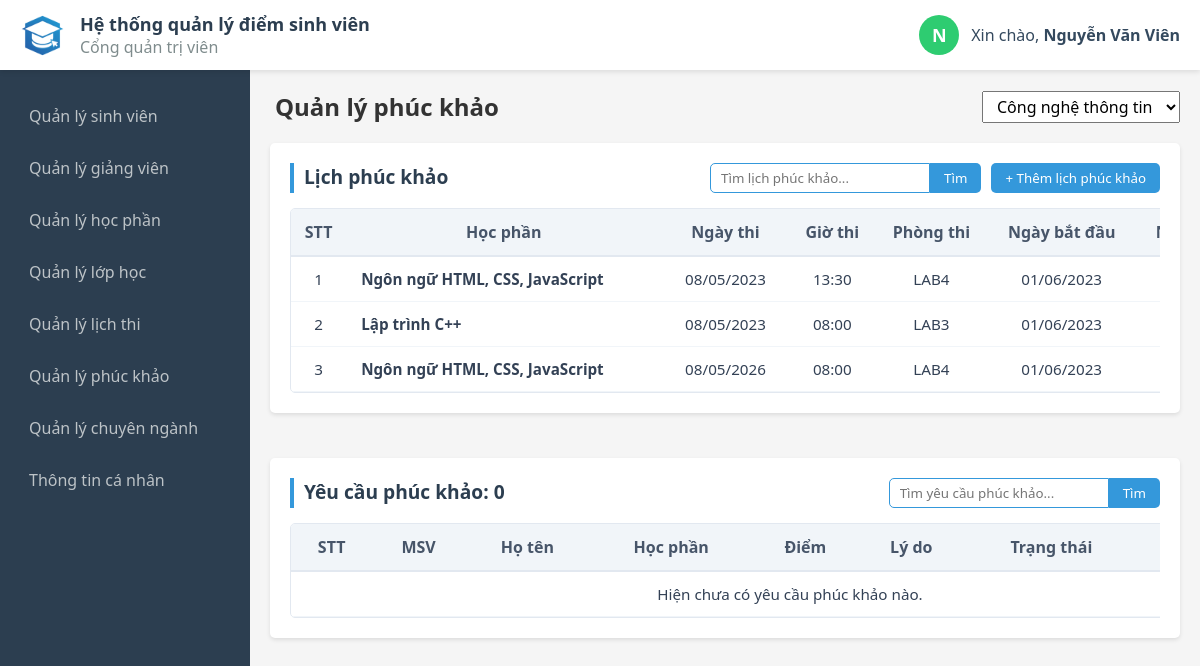
The page /admin/grade.php?faculty=1 (signed in) on the database its author committed.
### tables this page shows
CREATE TABLE `profile` (
  `id` int(4) NOT NULL,
  `account_id` int(4) NOT NULL,
  `avatar` varchar(255) DEFAULT NULL,
  `first_name` varchar(10) NOT NULL,
  `last_name` varchar(20) NOT NULL,
  `dob` date NOT NULL,
  `gender` enum('Nam','Nữ','Khác') NOT NULL,
  `email` varchar(30) DEFAULT NULL,
  `phone` varchar(10) DEFAULT NULL,
  `address` varchar(50) DEFAULT NULL,
  `year` varchar(10) DEFAULT NULL,
  `academic_year` varchar(15) DEFAULT NULL,
  `faculty_id` int(11) DEFAULT NULL,
  `major_id` int(11) DEFAULT NULL
);

CREATE TABLE `exam_sessions` (
  `id` int(11) NOT NULL,
  `class_id` int(11) NOT NULL,
  `exam_date` date NOT NULL,
  `exam_time` time NOT NULL,
  `room` varchar(50) NOT NULL,
  `date_start` datetime NOT NULL,
  `date_end` datetime NOT NULL
);

CREATE TABLE `subjects` (
  `id` int(11) NOT NULL,
  `major_id` int(11) DEFAULT NULL,
  `subject_code` varchar(6) NOT NULL,
  `subject_name` varchar(255) NOT NULL,
  `credit` int(1) NOT NULL,
  `description` text DEFAULT NULL,
  `semester` int(11) DEFAULT 1,
  `is_e` enum('0','1','2') NOT NULL DEFAULT '0',
  `total_sessions` int(11) DEFAULT 15
);

### admin/grade.php (the view, shortened to what this page needs)
<?php
require '../db_connection.php';
$faculties_res = mysqli_query($conn, "SELECT * FROM faculties ORDER BY faculty_name ASC");
$faculties = [];
while($f = mysqli_fetch_assoc($faculties_res)) {
    $faculties[] = $f;
}
$search = isset($_GET['search']) ? mysqli_real_escape_string($conn, $_GET['search']) : '';
$faculty_id = isset($_GET['faculty']) ? mysqli_real_escape_string($conn, $_GET['faculty']) : '';
$sql_sessions = "SELECT rs.*, s.subject_name
                 FROM exam_sessions rs
                 JOIN subjects s ON rs.class_id = s.id
                 JOIN majors m ON s.major_id = m.id
                 WHERE m.faculty_id = '$faculty_id'";
$sql_sessions .= " ORDER BY rs.exam_date ASC";
$res_sessions = mysqli_query($conn, $sql_sessions);
$sql_requests = "SELECT rr.*, s.subject_name, p.first_name, p.last_name, a.code as student_code
                 FROM re_exam_requests rr
                 JOIN subjects s ON rr.subject_id = s.id
                 JOIN account a ON rr.account_id = a.id
                 JOIN profile p ON a.id = p.account_id
                 JOIN majors m ON s.major_id = m.id
                 WHERE m.faculty_id = '$faculty_id'
                 ORDER BY rr.created_at DESC";
$res_requests = mysqli_query($conn, $sql_requests);
$total_count_req = mysqli_num_rows($res_requests);
?>
<!DOCTYPE html>
<html lang="en">
<head>
    <link rel="stylesheet" href="../css/admin.css">
</head>
<body>
    <?php include 'header.php' ?>
    <main class="main-container">
        <div class="title-container">
            <h2>Quản lý phúc khảo</h2>
            <div class="filter-group">
                <select id="faculty-select" onchange="filterByFaculty(this.value)">
                    <?php foreach($faculties as $f): ?> <option value="<?= $f['id'] ?>" <?= ($faculty_id == $f['id']) ? 'selected' : '' ?>>
                            <?= htmlspecialchars($f['faculty_name']) ?>
                        </option>
                    <?php endforeach; ?>
                </select>
            </div>
        </div>
        <div class="table-container">
            <div class="table-card">
                <div class="table-title">
                    <h3>Lịch phúc khảo</h3>
                    <div class="table-btn">
                        <form action="" method="GET" class="search-form">
                            <input type="text" name="search" placeholder="Tìm lịch phúc khảo..."
                                value="<?= htmlspecialchars($search) ?>">
                            <button type="submit" class="btn-search">Tìm</button>
                        </form>
                        <button class="btn-add" onclick="openAddModal()">+ Thêm lịch phúc khảo</button>
                    </div>
                </div>
                <div class="sv-table">
                    <table>
                        <thead>
                            <tr>
                                <th>STT</th>
                                <th>Học phần</th>
                                <th>Ngày thi</th>
                                <th>Giờ thi</th>
                                <th>Phòng thi</th>
                                <th>Ngày bắt đầu</th>
                                <th>Ngày kết thúc</th>
                            </tr>
                        </thead>
                        <tbody>
                            <?php
                            $stt = 1;
                            if(mysqli_num_rows($res_sessions) > 0):
                                while($row = mysqli_fetch_assoc($res_sessions)):
                            ?>
                            <tr>
                                <td align="center"><?= $stt++ ?></td>
                                <td><strong><?= htmlspecialchars($row['subject_name']) ?></strong></td>
                                <td align="center"><?= date('d/m/Y', strtotime($row['exam_date'])) ?></td>
                                <td align="center"><?= date('H:i', strtotime($row['exam_time'])) ?></td>
                                <td align="center"><?= htmlspecialchars($row['room']) ?></td>
                                <td align="center"><?= date('d/m/Y', strtotime($row['date_start'])) ?></td>
                                <td align="center"><?= date('d/m/Y', strtotime($row['date_end'])) ?></td>
                            </tr>
                            <?php endwhile; else: ?>
                                <tr><td colspan="7" align="center">Không tìm thấy ca phúc khảo nào.</td></tr>
                            <?php endif; ?>
                        </tbody>
                    </table>
                </div>
            </div>
        </div>
        <div class="table-container">
            <div class="table-card">
                <div class="table-title">
                    <h3>Yêu cầu phúc khảo: <span class="sv-count"><?= $total_count_req ?></span></h3>
                    <div class="table-btn">
                        <form action="" method="GET" class="search-form">
                            <input type="text" name="search" placeholder="Tìm yêu cầu phúc khảo..."
                                value="<?= htmlspecialchars($search) ?>">
                            <button type="submit" class="btn-search">Tìm</button>
                        </form>
                    </div>
                </div>
                <div class="sv-table">
                    <table>
                        <thead>
                            <tr>
                                <th>STT</th>
                                <th>MSV</th>
                                <th>Họ tên</th>
                                <th>Học phần</th>
                                <th>Điểm</th>
                                <th>Lý do</th>
                                <th>Trạng thái</th>
                                <th>Thao tác</th>
                            </tr>
                        </thead>
                        <tbody>
                            <?php
                            $stt = 1;
                            if ($total_count_req > 0):
                                while($req = mysqli_fetch_assoc($res_requests)): ?>
                            <tr>
                                <td align="center"><?= $stt++ ?></td>
                                <td align="center"><?= htmlspecialchars($req['student_code']) ?></td>
                                <td><?= htmlspecialchars($req['last_name'].' '.$req['first_name']) ?></td>
                                <td><?= htmlspecialchars($req['subject_name']) ?></td>
                                <td align="center" style="font-weight: bold; color: #e74c3c;">
                                    <?= isset($req['old_score']) ? $req['old_score'] : 'N/A' ?>
                                </td>
                                <td><small><?= htmlspecialchars($req['reason']) ?></small></td>
                                <td align="center">
                                    <span class="status-badge status-<?= str_replace(' ', '-', $req['status']) ?>">
                                        <?= $req['status'] ?>
                                    </span>
                                </td>
                                <td align="center">
                                    <div style="display: flex; gap: 5px; justify-content: center;">
                                        <?php if($req['status'] == 'Chờ duyệt'): ?>
                                            <button class="btn-edit" style="background:#27ae60">Duyệt</button>
                                            <button class="btn-delete">Từ chối</button>
                                        <?php else: ?>
                                            <span style="color:#999; font-size:12px;">Đã xử lý</span>
                                        <?php endif; ?>
                                    </div>
                                </td>
                            </tr>
                            <?php endwhile; else: ?>
                                <tr><td colspan="8" align="center">Hiện chưa có yêu cầu phúc khảo nào.</td></tr>
                            <?php endif; ?>
                        </tbody>
                    </table>
                </div>
            </div>
        </div>
    </main>
</body>
</html>

### admin/header.php (shortened to what this page needs)
<?php
require '../db_connection.php';
$user_id  = $_SESSION['id'] ?? 0;
$username = $_SESSION['username'] ?? 'user';
$full_name = "Chưa cập nhật";
$avatar_from_db = "";
if ($user_id > 0) {
    $sql = "SELECT p.first_name, p.last_name, p.avatar
            FROM account a
            LEFT JOIN profile p ON a.id = p.account_id
            WHERE a.id = ?";
    $stmt = $conn->prepare($sql);
    $stmt->bind_param("i", $user_id);
    $stmt->execute();
    $result = $stmt->get_result();
    if ($row = $result->fetch_assoc()) {
        $fname = trim($row['first_name'] ?? '');
        $lname = trim($row['last_name'] ?? '');
        if ($fname !== '' || $lname !== '') {
            $full_name = trim($lname . ' ' . $fname);
        }
    }
}
$first_letter = mb_strtoupper(mb_substr($full_name !== "Chưa cập nhật" ? $full_name : $username, 0, 1, 'UTF-8'), 'UTF-8');
$palette = ['#1abc9c', '#2ecc71', '#3498db', '#9b59b6', '#f1c40f', '#e67e22', '#e74c3c', '#34495e'];
$color_index = $user_id % count($palette);
$bg_color = $palette[$color_index];
?>
<!DOCTYPE html>
<html lang="en">
<head>
    <link rel="stylesheet" href="https://cdnjs.cloudflare.com/ajax/libs/font-awesome/6.5.2/css/all.min.css" />
    <link rel="stylesheet" href="../css/header.css">
</head>
<body>
    <div class="header">
        <div class="left-container">
            <img src="../images/logo.png" alt="" class="logo">
            <div class="content">
                <h1>Hệ thống quản lý điểm sinh viên</h1>
                <p>Cổng quản trị viên</p>
            </div>
        </div>
        <div class="right-container">
            <div class="user-profile">
                <div class="avatar-circle" style="background-color: <?php echo $bg_color; ?>;">
                    <?php if (!empty($avatar_from_db) && file_exists($avatar_from_db)): ?>
                        <img src="<?php echo $avatar_from_db; ?>" alt="User Avatar">
                    <?php else: ?>
                        <span><?php echo $first_letter; ?></span>
                    <?php endif; ?>
                </div>
                <p class="greeting-text">
                    Xin chào, <strong><?php echo htmlspecialchars($full_name); ?></strong>
                </p>
            </div>
        </div>
    </div>
    <div class="sidebar">
        <ul>
            <li><a href="../admin/student.php">Quản lý sinh viên</a></li>
            <li><a href="../admin/teacher.php">Quản lý giảng viên</a></li>
            <li><a href="../admin/course.php">Quản lý học phần</a></li>
            <li><a href="../admin/class.php">Quản lý lớp học</a></li>
            <li><a href="../admin/calendar.php">Quản lý lịch thi</a></li>
            <li><a href="../admin/grade.php">Quản lý phúc khảo</a></li>
            <li><a href="../admin/major.php">Quản lý chuyên ngành</a></li>
            <li><a href="../admin/profile.php">Thông tin cá nhân</a></li>
        </ul>
    </div>
</body>
</html>

### css/admin.css (style rules this page uses)
* { margin: 0; padding: 0; box-sizing: border-box; font-family: 'Segoe UI', Tahoma, Geneva, Verdana, sans-serif; }
.main-container { width: calc(100% - 250px); margin-left: 250px; min-height: 100vh; background-color: #f5f5f5; padding: 70px 0 30px 0; }
.avatar-circle { width: 40px; height: 40px; border-radius: 50%; display: flex; align-items: center; justify-content: center; color: white; font-weight: bold; overflow: hidden; text-transform: uppercase; }
.title-container { display: flex; margin: 20px 20px 0 25px; justify-content: space-between; align-items: center; }
#faculty-select { padding: 3px 10px; font-size: 16px; }
.title-container h2 { font-size: 24px; color: #333333; }
.table-container { padding: 20px 20px 0 20px; }
.table-card { box-sizing: border-box; background-color: #ffffff; padding: 20px; box-shadow: 0 2px 4px rgba(0, 0, 0, 0.1); border-radius: 5px; margin-bottom: 25px; }
.table-title { display: flex; flex-direction: row; justify-content: space-between; }
.table-title h3 { margin-top: 0; color: #2c3e50; font-size: 1.2rem; border-left: 4px solid #3498db; padding-left: 10px; }
.table-btn { display: flex; flex-direction: row; gap: 10px; }
.search-form { gap: 0 !important; display: flex; justify-content: flex-end; }
.search-form input { padding: 4px 10px; border: 1.5px solid #3498db; border-radius: 5px 0 0 5px; }
.btn-search { background: #3498db; color: #ffffff; border: none; font-weight: 500; padding: 6px 14px; border-radius: 0 5px 5px 0; cursor: pointer; }
.btn-add { background: #3498db; color: #ffffff; border: none; font-weight: 500; padding: 6px 14px; border-radius: 5px; cursor: pointer; }
.sv-table { width: 100%; overflow-x: auto; -webkit-overflow-scrolling: touch; }
table { width: 100%; min-width: 1000px; border-collapse: separate; border-spacing: 0; margin-top: 15px; border: 1px solid #e2e8f0; border-radius: 5px; overflow: hidden; }
table thead th { background-color: #f1f5f9; color: #475569; font-weight: 600; text-align: center; padding: 12px 10px; border-bottom: 2px solid #e2e8f0; }
table tbody td { padding: 12px 15px; border-bottom: 1px solid #f1f5f9; color: #334155; font-size: 0.95rem; }

### css/header.css (style rules this page uses)
.header { height: 70px; background-color: #ffffff; display: flex; justify-content: space-between; align-items: center; padding: 0 20px; box-shadow: 0 2px 5px rgba(0,0,0,0.1); position: fixed; top: 0; width: 100%; z-index: 1000; }
.left-container { display: flex; align-items: center; gap: 15px; }
.left-container .logo { width: 45px; height: 45px; }
.left-container h1 { font-size: 18px; color: #2c3e50; }
.left-container p { font-size: 16px; color: #7f8c8d; }
.user-profile { display: flex; align-items: center; gap: 12px; }
.avatar-circle { width: 40px; height: 40px; border-radius: 50%; display: flex; justify-content: center; align-items: center; color: white; font-weight: bold; font-size: 18px; overflow: hidden; cursor: pointer; }
.greeting-text { font-size: 16px; color: #34495e; }
.right-container { display: flex; flex-direction: row; gap: 20px; }
.sidebar { width: 250px; height: calc(100vh - 70px); background-color: #2c3e50; position: fixed; top: 70px; left: 0; padding-top: 20px; }
.sidebar ul { list-style: none; }
.sidebar ul li { padding: 0; }
.sidebar ul li a { display: block; color: #bdc3c7; padding: 15px 25px; text-decoration: none; transition: all 0.3s; font-size: 16px; border-left: 4px solid transparent; }

### rows shown on the page
profile: first_letter "N", full_name "Nguyễn Văn Viên"
exam_sessions: subjects.subject_name "Ngôn ngữ HTML, CSS, JavaScript", exam_date "08/05/2023", exam_time "13:30", room "LAB4", date_start "01/06/2023"
exam_sessions: subjects.subject_name "Lập trình C++", exam_date "08/05/2023", exam_time "08:00", room "LAB3", date_start "01/06/2023"
exam_sessions: subjects.subject_name "Ngôn ngữ HTML, CSS, JavaScript", exam_date "08/05/2026", exam_time "08:00", room "LAB4", date_start "01/06/2023"

### other values the page prints
$total_count_req "0"
form field value "Công nghệ thông tin"
